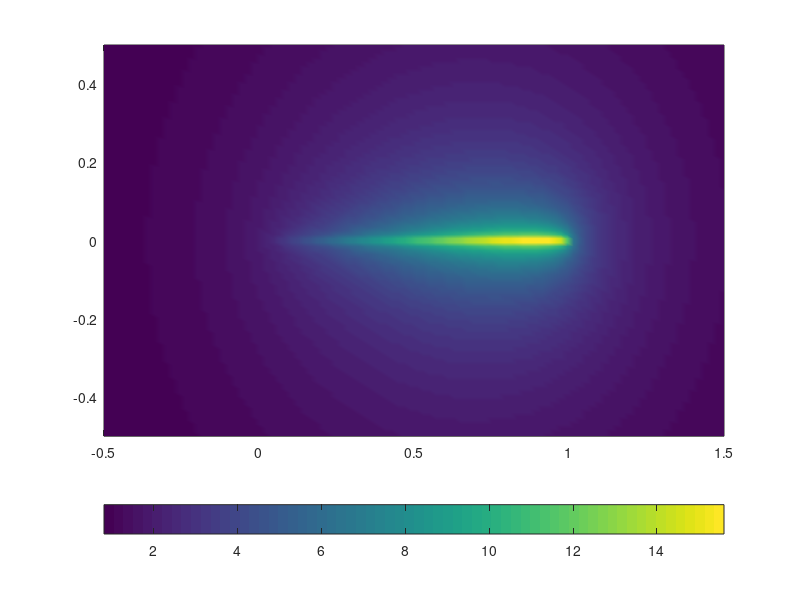
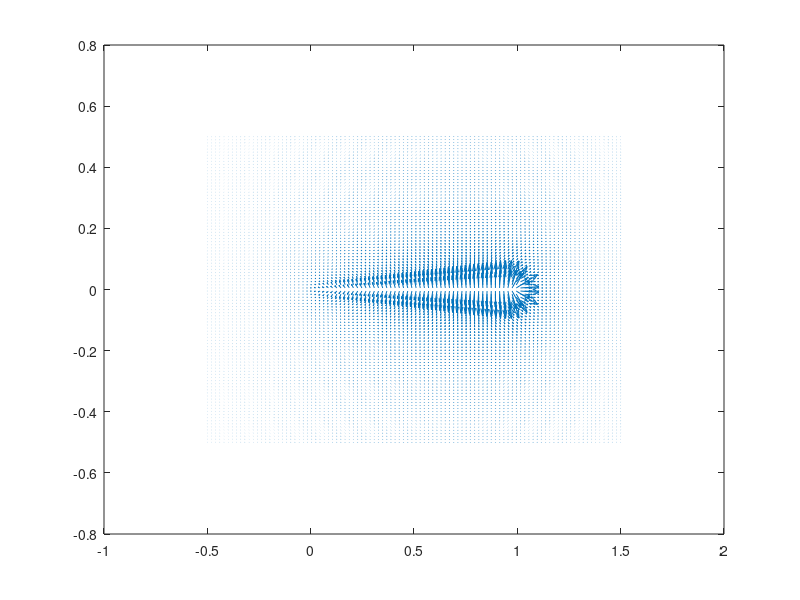

Reproduce these figures in MATLAB, in order.
%{
The function "HorizontalLinePotential" finds the potential V on the xy-axes due to a
linear charge density L(x) that is parallel to the x-axis. The left end of the rod is at
the point (xa,y0) and the right end of the rod is at the point (xb,y0).

The variables x and y are arrays that form the r vector in E&M - specifically, this function
finds the potential V at the points x and y, or V(x,y). You can choose the points over which to
find the potential: the x-axis goes from x1 to x2, and the y-axis goes from y1 to y2.

Below, we define the parameters for the function. The function will plot a 2D histogram of the potential.
%}

% Linear charge density
L = @(x) 2*x;

% Number of data points
N = 100;

% Physical dimenstions of the rod
xa = 0 ;               % Left end of rod
xb = 1 ;               % Right end of rod
y0 = 0 ;               % Displacement of rod from x-axis

% Form the r vector, or the sampling space
x1 = -0.5 ;
x2 = 1.5  ;
y1 = -0.5 ;
y2 = 0.5  ;

x = linspace(x1,x2,N) ;
y = linspace(y1,y2,N) ;

% Define V as electric potential
V = zeros(N,N) ;              % Potential is 2D array with N columns, N rows
for j = 1:N                   % Sum over y values 
        for i = 1:N           % Sum over x values
            integrand = @(z) 2.*z./sqrt((x(i) - z).^2 + (y(j) - y0).^2) ;
            V(i,j) = integral(integrand,xa,xb) ;
        end
end

figure(1)
contourf(x,y,V.');        % Plot a 2D color map
pcolor(x,y,V.');          % Removes solid contours, adds grid
hold on;
shading interp;           % Removes grid
colorbar('southoutside')  % Adds horizontal color bar on bottom of contour


% Now find the electric field, E = - (dV/dx, dV/dy, dV/dz)
[Ex,Ey] = gradient(-V.',1/N,1/N) ;

figure(2)
quiver(x,y,Ex,Ey,5)
